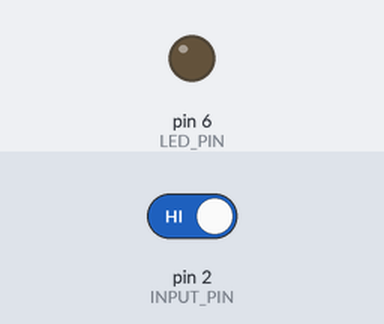
Bench run of a sketch on a simulated Arduino Uno, built with avr-gcc and run on an emulated ATmega328P. Shown: output pins drawn as LEDs (lit = HIGH). The inputs (shaded band) are chosen by the test bench; at power-on: pin 2 (INPUT_PIN) HIGH.

Above: at 4.2 s.
4.3 s: pin 2 (INPUT_PIN) driven LOW
At 5.5 s:
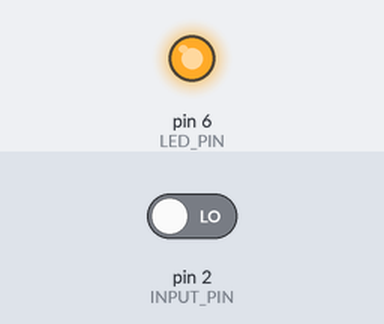
6.5 s: pin 2 (INPUT_PIN) driven HIGH
At 8.7 s:
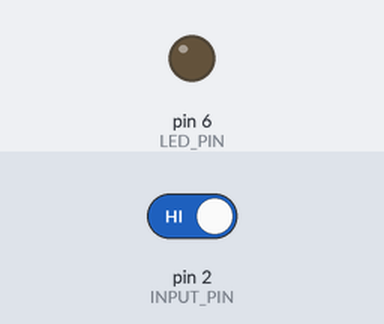
Timing chart, 0 to 10.2 s (numbered marks = the images above; inputs shaded):
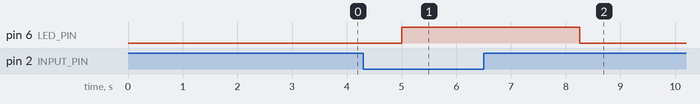

Measured:
- after the input at 4.3 s, pin 6 (LED_PIN): LOW → HIGH after 0.70 s
- after the input at 6.5 s, pin 6 (LED_PIN): HIGH → LOW after 1.8 s

The sketch:

ES-Projekt-BaseStation-Reed-Switch.ino
```cpp
/**
 * Transmitter with a reed-switch as a trigger
 *
 * Purpose:
 *    Detecting if Phone is activ (Reed-switch open)
 *    Send four times a signal on reed-switch change
 *  How it works:
 *    With the handset in its place on the phone the reed-switch is closed due to a magnet on the headset.
 *    With the handset lifted the switch is open.
 */

#include <RCSwitch.h>

#define DEBUG 0
#define TRANSMITTER_PIN 10
#define INPUT_PIN 2
#define LED_PIN 6

//variables for transmitter
RCSwitch mySwitch = RCSwitch();
int startSignal = 13127467;
int stopSignal = 36653082;

long oldMillis = 0;
bool phoneLifted = false;
bool ledActive = false;

void setup() {
  delay( 3000 ); // power-up safety delay
  if (DEBUG) {
    Serial.begin(9600);
    Serial.println("Start...");
  }

  //setup indicator LED
  pinMode(LED_PIN, OUTPUT);

  //setup transmitter
  mySwitch.enableTransmit(TRANSMITTER_PIN);
}

void loop() {
  // check INPUT_PIN for current value
  short digitalInput = digitalRead(INPUT_PIN);
  if(DEBUG)Serial.println(digitalInput);

  if(digitalInput == 0) {
    phoneLifted = true;
  } else {
    phoneLifted = false;
  }

  if (oldMillis + 1000 < millis()) { // every 1000ms the LED can be changed
    if (phoneLifted != ledActive) {
      digitalWrite(LED_PIN, phoneLifted ? HIGH : LOW);
      for (int i = 0; i<5; i++) {
        if (phoneLifted) {
          mySwitch.send(startSignal, 24);
          delay(1);
          if(DEBUG)Serial.println("startSignal");
        } else {
          mySwitch.send(stopSignal, 24);
          delay(1);
          if(DEBUG)Serial.println("stopSognal");
        }
      }
      ledActive = phoneLifted;
    }
    oldMillis = millis();
  }
}
```
